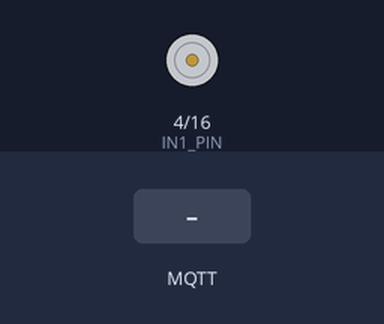
Bench run of a sketch on a simulated ESP32. Parts: motor-driver pin pairs drawn as motors (green arrow = first pin HIGH = forward, orange = second pin HIGH = backward, longer = more drive, scaled by the enable pin). The test bench sets the inputs (shaded band). WiFi joins after 1.5 s; servers stay silent unless stated; random numbers use the default seed unless the sketch sets one; no MQTT or app messages arrive unless stated; what the sketch prints to the serial monitor is not drawn.

Above: at 2.8 s.
2.9 s: MQTT message "AVANCAR" arrives on the first subscribed topic
At 4.0 s:
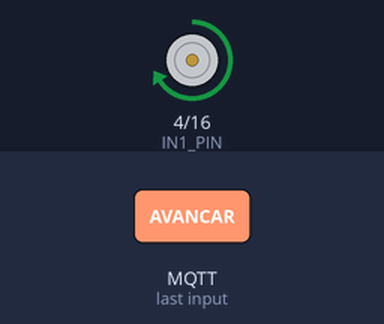
4.4 s: MQTT message "RECUAR" arrives on the first subscribed topic
At 5.3 s:
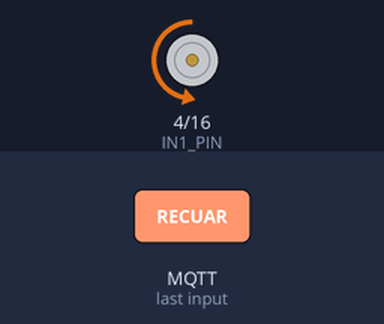
5.9 s: MQTT message "PARAR" arrives on the first subscribed topic
At 6.2 s:
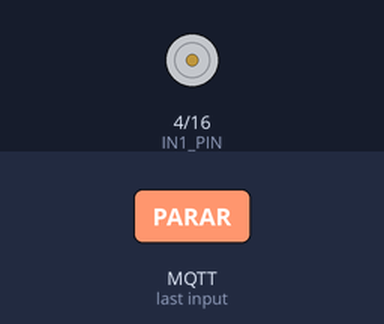
Timing chart, 0 to 8.9 s (numbered marks = the images above; inputs shaded):
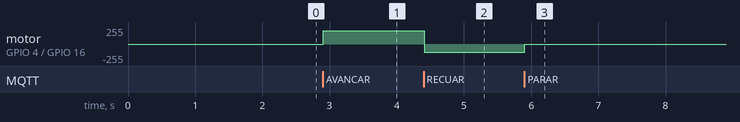

Measured:
- after the input at 2.9 s, motor on GPIO 4 (IN1_PIN) / GPIO 16 (IN2_PIN): stopped → forward 199/255 at once
- after the input at 4.4 s, motor on GPIO 4 (IN1_PIN) / GPIO 16 (IN2_PIN): forward 199/255 → backward 125/255 at once
- after the input at 5.9 s, motor on GPIO 4 (IN1_PIN) / GPIO 16 (IN2_PIN): backward 125/255 → stopped at once

The sketch:

Trem.ino
```cpp
#include <WiFi.h>
#include <PubSubClient.h>

WiFiClient espClient;
PubSubClient mqtt(espClient);

const char* SSID = "FIESC_IOT_EDU";
const char* PASS = "8120gv08";
const char* URL   = "ce8f972bcadf4b7a99acd3e2f2fdf20e.s1.eu.hivemq.cloud";
const int PORT     = 8883;
const char* USR   = "tremarthur";
const char* broker_PASS = "Tremarthur4";

const char* TREM_COMANDO_TOPIC = "trem/comando";  // Tópico que o trem ASSINA (recebe comandos)
const char* TREM_STATUS_TOPIC = "trem/status";    // Tópico que o trem PUBLICA (envia status)

const int ENA_PIN = 2;   // Pino para controle de velocidade (PWM)
const int IN1_PIN = 4;   // Pino para controle de direção 1
const int IN2_PIN = 16;  // Pino para controle de direção 2

#define FREQ 5000       // Frequência do sinal PWM
#define RESOLUTION 10   // Resolução de 10 bits (valores de 0 a 1023)
#define PWM_CHANNEL 0   // Canal PWM a ser utilizado

void moverTrem(int velocidade, bool direcaoFrente) {
  int dutyCycle = abs(velocidade);

  // Define a velocidade usando o PWM do ESP32
  ledcWrite(PWM_CHANNEL, dutyCycle);

  if (velocidade == 0) {
    // PARAR: Pinos de direção em LOW
    digitalWrite(IN1_PIN, LOW);
    digitalWrite(IN2_PIN, LOW);
    Serial.println("Trem PARADO.");
    mqtt.publish(TREM_STATUS_TOPIC, "PARADO");
  } else if (direcaoFrente) {
    // AVANÇAR
    digitalWrite(IN1_PIN, HIGH);
    digitalWrite(IN2_PIN, LOW);
    Serial.print("Trem AVANÇANDO (Velocidade: "); Serial.print(dutyCycle); Serial.println(")");
    mqtt.publish(TREM_STATUS_TOPIC, "MOVENDO_AVANCAR");
  } else {
    // RECUAR
    digitalWrite(IN1_PIN, LOW);
    digitalWrite(IN2_PIN, HIGH);
    Serial.print("Trem RECUANDO (Velocidade: "); Serial.print(dutyCycle); Serial.println(")");
    mqtt.publish(TREM_STATUS_TOPIC, "MOVENDO_RECUAR");
  }
}

// --- FUNÇÃO DE CALLBACK (RECEPÇÃO DE MENSAGENS) ---

void callback(char* topic, byte* payload, unsigned int length){
  String message = "";
  for(int i = 0; i < length; i++){
    message += (char)payload[i];
  }

  Serial.print("Mensagem recebida no tópico [");
  Serial.print(topic);
  Serial.print("]: ");
  Serial.println(message);

  if (strcmp(topic, TREM_COMANDO_TOPIC) == 0) {
    if (message == "AVANCAR") {
      moverTrem(800, true);
    } else if (message == "PARAR") {
      moverTrem(0, true);
    } else if (message == "RECUAR") {
      moverTrem(500, false);
    }
  }

  String mensagem_serial = "Recebido: " + message;
  Serial.println(mensagem_serial);
}

void reconnect() {
  while (!mqtt.connected()) {
    Serial.print("Tentando conexão MQTT...");
    String ID = "s4_trem_";
    ID += String(random(0xffff),HEX);

    // Conecta usando ID, usuário e senha do broker
    if (mqtt.connect(ID.c_str(),USR,broker_PASS)) {
      Serial.println("conectado!");
      // O Trem ASSINA o tópico de COMANDO para receber ordens
      mqtt.subscribe(TREM_COMANDO_TOPIC);
      Serial.print("Inscrito no tópico: ");
      Serial.println(TREM_COMANDO_TOPIC);
      mqtt.publish(TREM_STATUS_TOPIC, "ONLINE_PRONTO");

    } else {
      Serial.print("falhou, rc=");
      Serial.print(mqtt.state());
      Serial.println(" Tentando novamente em 5 segundos");
      delay(5000);
    }
  }
}


void setup() {
  Serial.begin(115200);

  // Configuração do PWM do ESP32
  ledcSetup(PWM_CHANNEL, FREQ, RESOLUTION);
  ledcAttachPin(ENA_PIN, PWM_CHANNEL);

  // Configuração dos pinos de direção
  pinMode(IN1_PIN, OUTPUT);
  pinMode(IN2_PIN, OUTPUT);
  moverTrem(0, true); // Garante que o motor esteja parado no início

  // Conexão Wi-Fi
  Serial.println("Conectando ao WiFi");
  WiFi.begin(SSID,PASS);
  while(WiFi.status() != WL_CONNECTED){
    Serial.print(".");
    delay(200);
  }
  Serial.println("\nConectado com sucesso!");

  // Configuração do MQTT e Conexão
  mqtt.setServer(URL, PORT);
  mqtt.setCallback(callback);

  reconnect();
}

void loop() {
  if (!mqtt.connected()) {
    reconnect();
  }

  mqtt.loop();

  delay(10);
}
```
